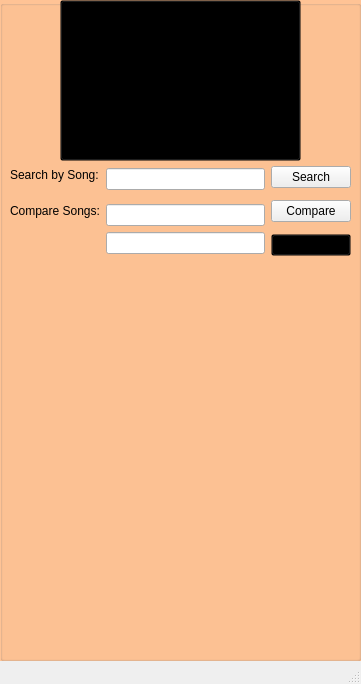
<?xml version="1.0" encoding="UTF-8"?>
<ui version="4.0">
 <class>MainWindow</class>
 <widget class="QMainWindow" name="MainWindow">
  <property name="geometry">
   <rect>
    <x>0</x>
    <y>0</y>
    <width>361</width>
    <height>684</height>
   </rect>
  </property>
  <property name="windowTitle">
   <string>MainWindow</string>
  </property>
  <widget class="QWidget" name="centralwidget">
   <widget class="QGroupBox" name="background">
    <property name="geometry">
     <rect>
      <x>0</x>
      <y>0</y>
      <width>361</width>
      <height>661</height>
     </rect>
    </property>
    <property name="styleSheet">
     <string notr="true">#background{
	background-color: rgb(255, 195, 149)
}</string>
    </property>
    <property name="title">
     <string/>
    </property>
    <widget class="QPushButton" name="shuffleButton">
     <property name="geometry">
      <rect>
       <x>60</x>
       <y>0</y>
       <width>241</width>
       <height>161</height>
      </rect>
     </property>
     <property name="styleSheet">
      <string notr="true">QPushButton{
	background-color: transparent;
	image: url(:/rec/Cropped.png)
}
QPushButton:pressed{
	image: url(:/rec/Rotated.png)
}</string>
     </property>
     <property name="text">
      <string/>
     </property>
    </widget>
    <widget class="QLabel" name="playlistLabel">
     <property name="geometry">
      <rect>
       <x>120</x>
       <y>290</y>
       <width>151</width>
       <height>71</height>
      </rect>
     </property>
     <property name="text">
      <string/>
     </property>
    </widget>
    <widget class="QWidget" name="layoutWidget">
     <property name="geometry">
      <rect>
       <x>10</x>
       <y>320</y>
       <width>341</width>
       <height>311</height>
      </rect>
     </property>
     <layout class="QHBoxLayout" name="horizontalLayout_3">
      <item>
       <layout class="QVBoxLayout" name="verticalLayout_2">
        <item alignment="Qt::AlignLeft">
         <widget class="QLabel" name="song1">
          <property name="text">
           <string/>
          </property>
         </widget>
        </item>
        <item alignment="Qt::AlignLeft">
         <widget class="QLabel" name="song2">
          <property name="text">
           <string/>
          </property>
         </widget>
        </item>
        <item alignment="Qt::AlignLeft">
         <widget class="QLabel" name="song3">
          <property name="text">
           <string/>
          </property>
         </widget>
        </item>
        <item alignment="Qt::AlignLeft">
         <widget class="QLabel" name="song4">
          <property name="text">
           <string/>
          </property>
         </widget>
        </item>
        <item alignment="Qt::AlignLeft">
         <widget class="QLabel" name="song5">
          <property name="text">
           <string/>
          </property>
         </widget>
        </item>
       </layout>
      </item>
      <item>
       <layout class="QVBoxLayout" name="verticalLayout_3">
        <item alignment="Qt::AlignLeft">
         <widget class="QLabel" name="song6">
          <property name="text">
           <string/>
          </property>
         </widget>
        </item>
        <item alignment="Qt::AlignLeft">
         <widget class="QLabel" name="song7">
          <property name="text">
           <string/>
          </property>
         </widget>
        </item>
        <item alignment="Qt::AlignLeft">
         <widget class="QLabel" name="song8">
          <property name="text">
           <string/>
          </property>
         </widget>
        </item>
        <item alignment="Qt::AlignLeft">
         <widget class="QLabel" name="song9">
          <property name="text">
           <string/>
          </property>
         </widget>
        </item>
        <item alignment="Qt::AlignLeft">
         <widget class="QLabel" name="song10">
          <property name="text">
           <string/>
          </property>
         </widget>
        </item>
       </layout>
      </item>
     </layout>
    </widget>
    <widget class="QWidget" name="horizontalLayoutWidget">
     <property name="geometry">
      <rect>
       <x>10</x>
       <y>270</y>
       <width>341</width>
       <height>31</height>
      </rect>
     </property>
     <layout class="QHBoxLayout" name="horizontalLayout_4">
      <item alignment="Qt::AlignHCenter">
       <widget class="QLabel" name="messageOutput">
        <property name="text">
         <string/>
        </property>
       </widget>
      </item>
     </layout>
    </widget>
    <widget class="QWidget" name="">
     <property name="geometry">
      <rect>
       <x>10</x>
       <y>160</y>
       <width>341</width>
       <height>102</height>
      </rect>
     </property>
     <layout class="QHBoxLayout" name="horizontalLayout_5">
      <item>
       <layout class="QVBoxLayout" name="verticalLayout">
        <item>
         <widget class="QLabel" name="songSearchLabel">
          <property name="text">
           <string>Search by Song:</string>
          </property>
         </widget>
        </item>
        <item>
         <widget class="QLabel" name="label">
          <property name="text">
           <string>Compare Songs:</string>
          </property>
         </widget>
        </item>
        <item>
         <widget class="QLabel" name="label_2">
          <property name="text">
           <string/>
          </property>
         </widget>
        </item>
       </layout>
      </item>
      <item>
       <layout class="QVBoxLayout" name="verticalLayout_5">
        <item>
         <widget class="QLineEdit" name="songSearch"/>
        </item>
        <item>
         <layout class="QVBoxLayout" name="verticalLayout_4">
          <item>
           <widget class="QLineEdit" name="compareOne"/>
          </item>
          <item>
           <widget class="QLineEdit" name="compareTwo"/>
          </item>
         </layout>
        </item>
       </layout>
      </item>
      <item>
       <layout class="QVBoxLayout" name="verticalLayout_6">
        <item>
         <widget class="QPushButton" name="songSearchButton">
          <property name="text">
           <string>Search</string>
          </property>
         </widget>
        </item>
        <item>
         <widget class="QPushButton" name="compareButton">
          <property name="text">
           <string>Compare</string>
          </property>
         </widget>
        </item>
        <item>
         <widget class="QPushButton" name="pushButton">
          <property name="styleSheet">
           <string notr="true">QPushButton{
	background-color: transparent;
}</string>
          </property>
          <property name="text">
           <string/>
          </property>
         </widget>
        </item>
       </layout>
      </item>
     </layout>
    </widget>
   </widget>
  </widget>
  <widget class="QMenuBar" name="menubar">
   <property name="geometry">
    <rect>
     <x>0</x>
     <y>0</y>
     <width>361</width>
     <height>22</height>
    </rect>
   </property>
  </widget>
  <widget class="QStatusBar" name="statusbar"/>
 </widget>
 <resources/>
 <connections/>
</ui>
